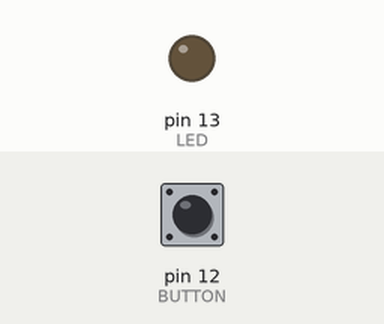
Recording of a sketch running on a simulated Arduino Uno, built with avr-gcc and run on an emulated ATmega328P. On the bench: output pins drawn as LEDs (lit = HIGH). Inputs (shaded band) come from the test bench; at power-on: pin 12 (BUTTON) LOW.

Above: at 1.2 s.
1.3 s: pin 12 (BUTTON) pulled HIGH for 0.15 s
At 1.8 s:
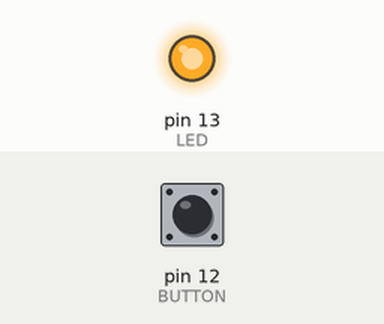
2.9 s: pin 12 (BUTTON) pulled HIGH for 1 s
At 4.2 s:
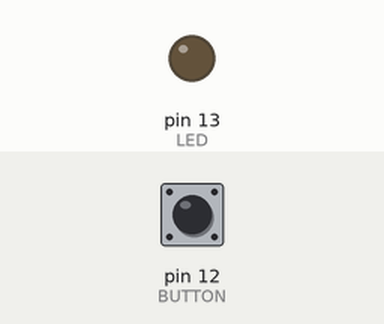
5.4 s: pin 12 (BUTTON) pulled HIGH for 3.2 s
At 6.1 s:
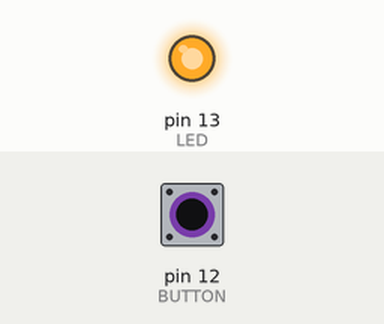
Timing chart, 0 to 8.4 s (numbered marks = the images above; inputs shaded):
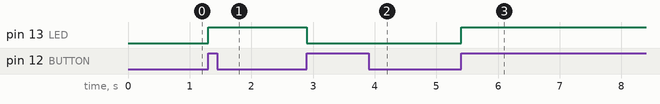

The sketch:

button_control_led.ino
```cpp
#define LED 13 // Set D13 as the LED pin
#define BUTTON 12 //Set D12 as the button pin
//Let's say you have your push button on pin 12
int switchState = 0; // actual read value from pin12
int oldSwitchState = 0; // last read value from pin12
int lightsOn = 0; // is the switch on = 1 or off = 0

void setup() {
 pinMode(BUTTON, INPUT); // set the push button as input
 pinMode(LED, OUTPUT); // anything you want to control using a switch e.g. a Led
}
void loop() {
 switchState = digitalRead(BUTTON); // read the pushButton State
 if (switchState != oldSwitchState) // catch change
 {
 oldSwitchState = switchState;
 if (switchState == HIGH)
 {
 // toggle
 lightsOn = !lightsOn;
 }
 }
 if(lightsOn)
 {
 digitalWrite(LED, HIGH); // set the LED on
 } else {
 digitalWrite(LED, LOW); // set the LED off
 }
 }
```

Measured:
- after the input at 1.3 s, pin 13 (LED): LOW → HIGH at once
- after the input at 2.9 s, pin 13 (LED): HIGH → LOW at once
- after the input at 5.4 s, pin 13 (LED): LOW → HIGH at once
